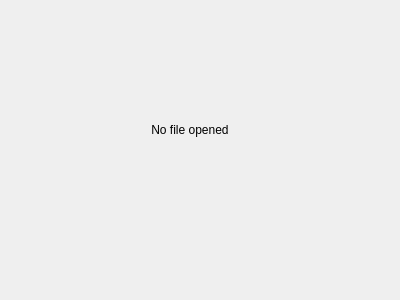
<?xml version="1.0" encoding="UTF-8"?>
<ui version="4.0">
 <class>welcomePage</class>
 <widget class="QWidget" name="welcomePage">
  <property name="geometry">
   <rect>
    <x>0</x>
    <y>0</y>
    <width>400</width>
    <height>300</height>
   </rect>
  </property>
  <property name="windowTitle">
   <string>Form</string>
  </property>
  <widget class="QWidget" name="verticalLayoutWidget">
   <property name="geometry">
    <rect>
     <x>110</x>
     <y>90</y>
     <width>160</width>
     <height>80</height>
    </rect>
   </property>
   <layout class="QVBoxLayout" name="verticalLayout">
    <property name="sizeConstraint">
     <enum>QLayout::SetMaximumSize</enum>
    </property>
    <item>
     <widget class="QLabel" name="prompt">
      <property name="text">
       <string>No file opened</string>
      </property>
      <property name="alignment">
       <set>Qt::AlignCenter</set>
      </property>
     </widget>
    </item>
   </layout>
  </widget>
 </widget>
 <resources/>
 <connections/>
</ui>
